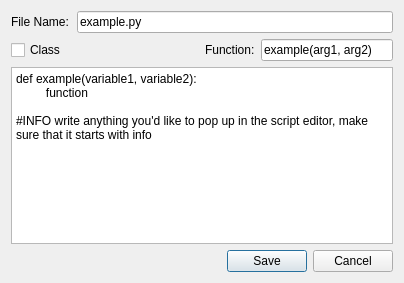
<?xml version="1.0" encoding="UTF-8"?>
<ui version="4.0">
 <class>NewCommand</class>
 <widget class="QDialog" name="NewCommand">
  <property name="windowModality">
   <enum>Qt::WindowModality::WindowModal</enum>
  </property>
  <property name="geometry">
   <rect>
    <x>0</x>
    <y>0</y>
    <width>404</width>
    <height>283</height>
   </rect>
  </property>
  <property name="sizePolicy">
   <sizepolicy hsizetype="Expanding" vsizetype="Expanding">
    <horstretch>1</horstretch>
    <verstretch>1</verstretch>
   </sizepolicy>
  </property>
  <property name="maximumSize">
   <size>
    <width>16777215</width>
    <height>16777215</height>
   </size>
  </property>
  <property name="windowTitle">
   <string>Dialog</string>
  </property>
  <layout class="QVBoxLayout" name="verticalLayout">
   <item>
    <layout class="QHBoxLayout" name="lineEditLayout">
     <property name="spacing">
      <number>8</number>
     </property>
     <item>
      <widget class="QLabel" name="fileNameLabel">
       <property name="text">
        <string>File Name:</string>
       </property>
      </widget>
     </item>
     <item>
      <widget class="QLineEdit" name="fileNameLine">
       <property name="text">
        <string>example.py</string>
       </property>
      </widget>
     </item>
    </layout>
   </item>
   <item>
    <layout class="QHBoxLayout" name="horizontalLayout">
     <item>
      <widget class="QCheckBox" name="classCheckBox">
       <property name="text">
        <string>Class</string>
       </property>
      </widget>
     </item>
     <item>
      <spacer name="horizontalSpacer_2">
       <property name="orientation">
        <enum>Qt::Orientation::Horizontal</enum>
       </property>
       <property name="sizeHint" stdset="0">
        <size>
         <width>20</width>
         <height>20</height>
        </size>
       </property>
      </spacer>
     </item>
     <item>
      <widget class="QLabel" name="functionLabel">
       <property name="text">
        <string>Function:</string>
       </property>
      </widget>
     </item>
     <item>
      <widget class="QLineEdit" name="functionEdit">
       <property name="text">
        <string>example(arg1, arg2)</string>
       </property>
      </widget>
     </item>
    </layout>
   </item>
   <item>
    <layout class="QHBoxLayout" name="textEditLayout">
     <item>
      <widget class="QPlainTextEdit" name="editor">
       <property name="plainText">
        <string>def example(variable1, variable2):
         function

#INFO write anything you'd like to pop up in the script editor, make sure that it starts with info</string>
       </property>
      </widget>
     </item>
    </layout>
   </item>
   <item>
    <layout class="QHBoxLayout" name="buttonLayout">
     <item>
      <spacer name="horizontalSpacer">
       <property name="orientation">
        <enum>Qt::Orientation::Horizontal</enum>
       </property>
       <property name="sizeHint" stdset="0">
        <size>
         <width>40</width>
         <height>20</height>
        </size>
       </property>
      </spacer>
     </item>
     <item>
      <widget class="QPushButton" name="saveButton">
       <property name="text">
        <string>Save</string>
       </property>
      </widget>
     </item>
     <item>
      <widget class="QPushButton" name="cancelButton">
       <property name="text">
        <string>Cancel</string>
       </property>
      </widget>
     </item>
    </layout>
   </item>
  </layout>
 </widget>
 <resources/>
 <connections/>
</ui>
